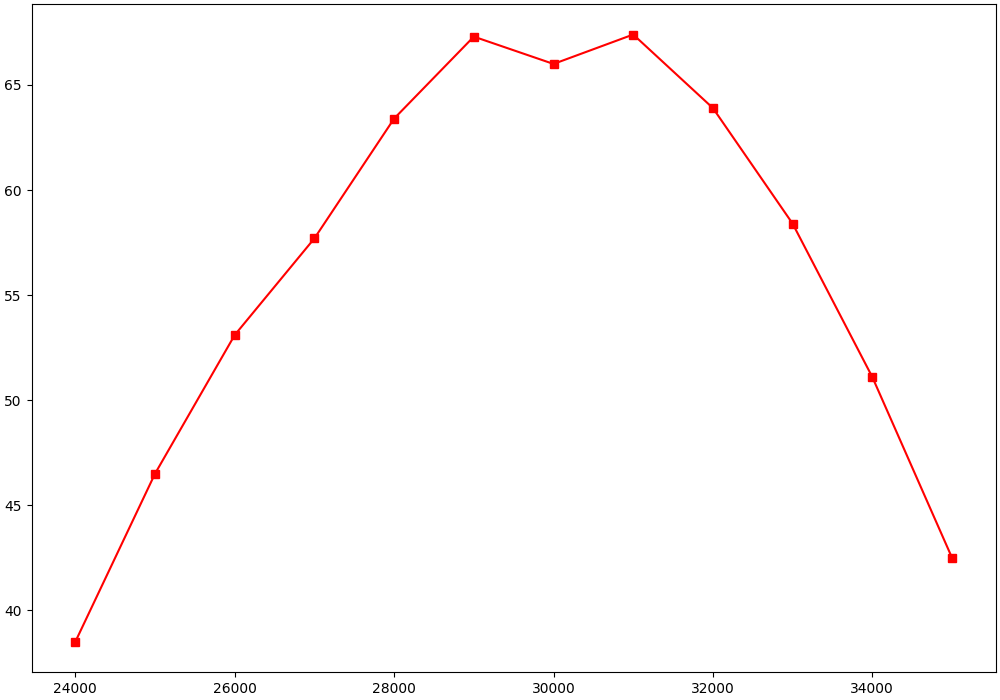

This chart was generated by the following Python code:
import matplotlib.pyplot as plt
import numpy as np
from scipy.optimize import curve_fit 

def mapping(x, a, b): 
    return a * x + b 

x_list = list()
y_list = list()

t_0 = 6.9092


i = 24
with  open('5.data', 'r')  as  data:
    for line in data:
        list_line = list((map(float, line.split())))
        y_list.append(list_line[0])
        x_list.append(i * 1000)
        i += 1

x = np.array(x_list)
y = np.array(y_list)


fig, ax = plt.subplots(figsize=(10,7), constrained_layout=True)

plt.plot(x, y, 'rs-')
#plt.plot(x_ful_aproc, y_fit, 'g')

plt.savefig("5.png")

with open("upd_data", "w+") as upd_data:
    for i in range(len(y)):
        strin = str(x[i]) + " " + str(y[i]) + "\n"
        upd_data.write(strin)


